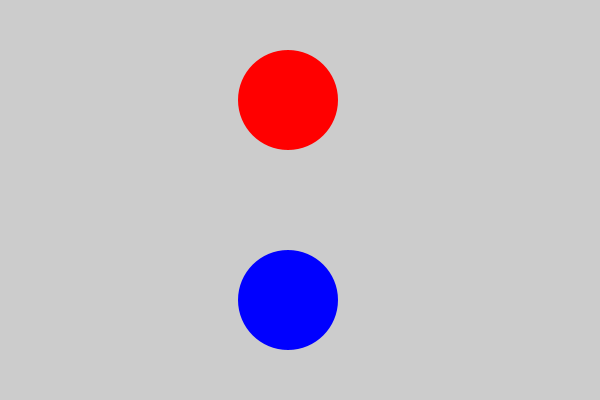
Frame 1 (no input)
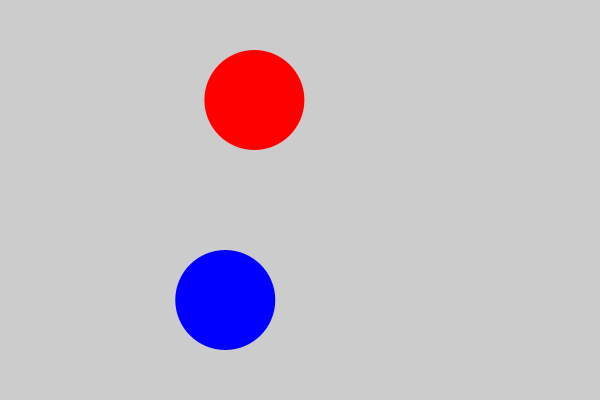
Frame 60 (the mouse pressed at the canvas centre just before this capture)
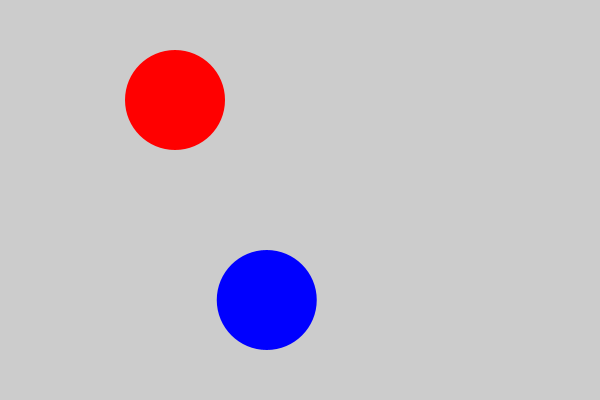
Frame 120 (the mouse held since frame 60 and released just before this capture)

The Processing sketch that drew these frames (run headless with seeded random() and noise(); from frame 60 on, the mouse is pressed at the canvas centre):

// Processing sketch: random_animation
// ── random_animation.pde
/**
 * Animate the position of two balls depending on randomness.
 *
 * Jared Donovan. 
 */
 
float redX;
float blueX;
float redTarget;
float blueTarget;
 
void setup(){
  size(600, 400);
  noStroke();
  
  redX = width / 2;
  blueX = width / 2;
}

void draw(){
  background(204);
  
  // Every 100 frames, set a new x target to animate to.
  if (frameCount % 25 == 0){  
    redTarget = random(100, 500);
    blueTarget = width / 2 + randomGaussian() * 50;
  }  
  
  // Figure out the difference between the current 
  // position and the target and animate towards it. 
  float moveRed = (redTarget - redX) / 25.0;
  redX += moveRed;
  
  float moveBlue = (blueTarget - blueX) / 25.0;
  blueX += moveBlue;
  
  fill(255, 0, 0);
  ellipse(redX, 100, 100, 100);
  
  fill(0, 0, 255);
  ellipse(blueX, 300, 100, 100);
  
}

void keyPressed(){
  save("random_animation-screenshot.png");
}
